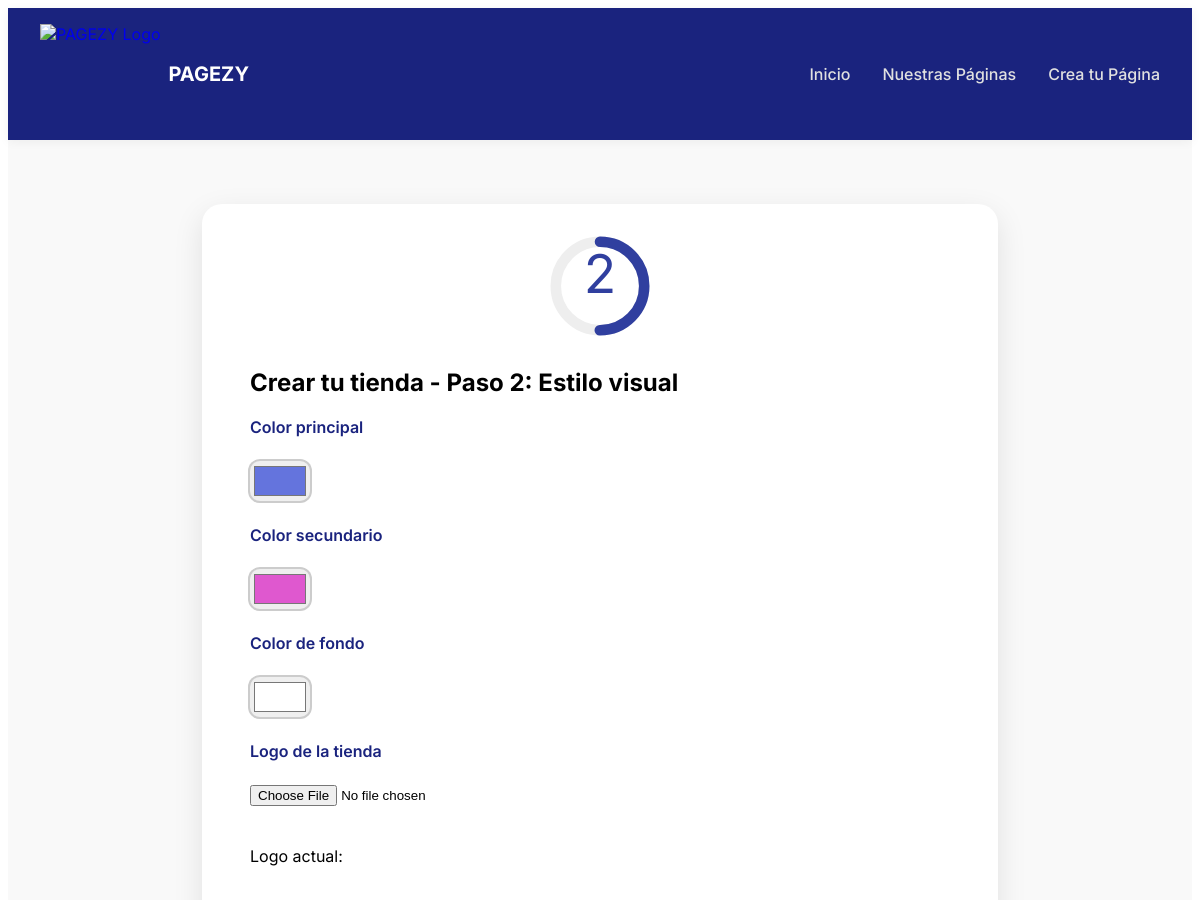
Before: /pages/create/1/colores (upper part) with the older database file.
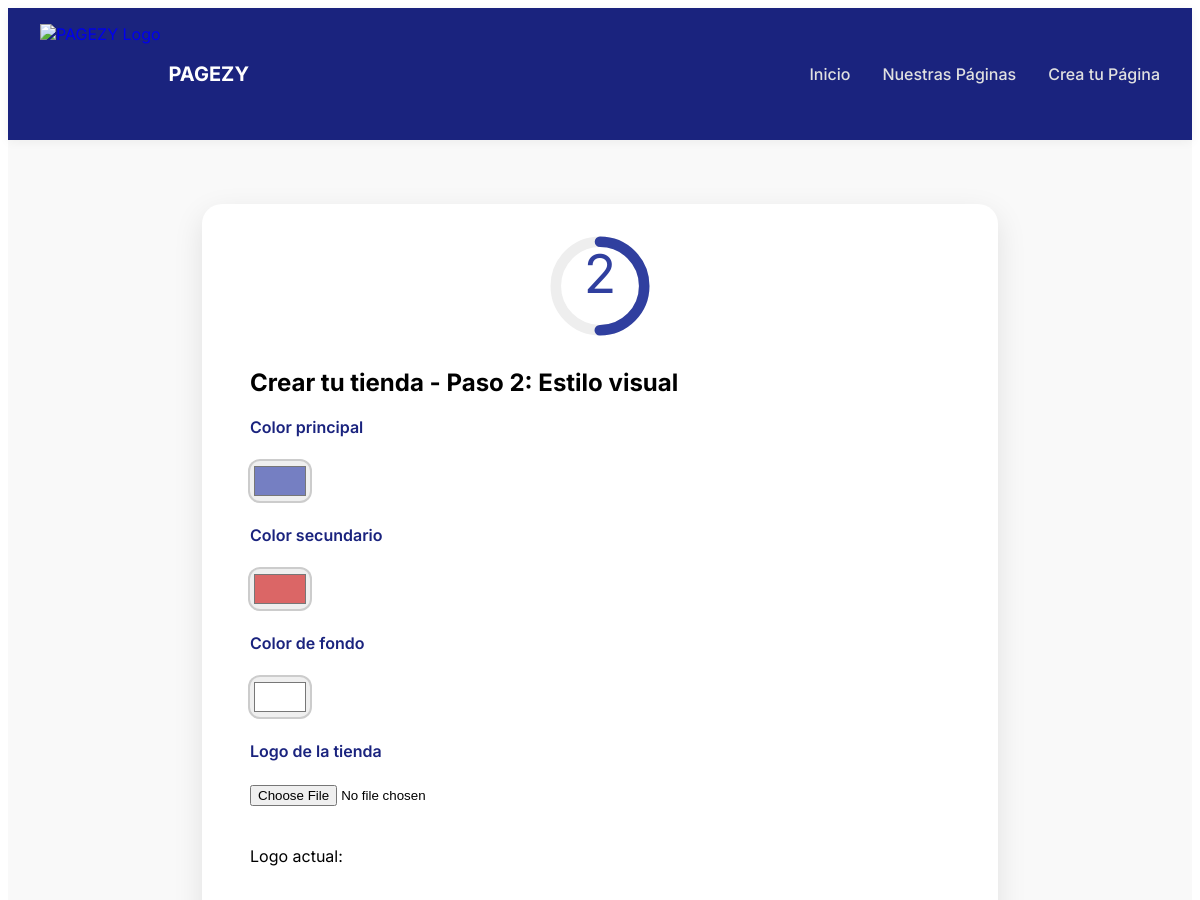
After: the same page with the newer database file.
### app/models_publicos.py (models this page shows)
class TiendaEnProceso(db.Model):
    id = db.Column(db.Integer, primary_key=True)
    nombre = db.Column(db.String(100), nullable=False)
    apellidos = db.Column(db.String(100), nullable=False)
    email = db.Column(db.String(120), unique=True, nullable=False)
    telefono = db.Column(db.String(20))
    nombre_tienda = db.Column(db.String(100), unique=True, nullable=False)
    color_principal = db.Column(db.String(7))
    color_secundario = db.Column(db.String(7))
    color_fondo = db.Column(db.String(7))
    logo_url = db.Column(db.String(255))
    tipo_web = db.Column(db.String(50))
    plantilla = db.Column(db.String(50))
    titulo_tienda = db.Column(db.String(255), nullable=True)
    imagenes_tienda = db.Column(db.Text, nullable=True)
    descripcion_portfolio = db.Column(db.Text, nullable=True)
    imagen_portfolio = db.Column(db.String(255), nullable=True)
    sobre_nosotros = db.Column(db.Text, nullable=True)
    servicios_portfolio = db.Column(db.Text, nullable=True)
    productos_seleccionados = db.Column(db.Text)
    paso_actual = db.Column(db.Integer, default=1)
    finalizado = db.Column(db.Boolean, default=False)
    ruta_db_tienda = db.Column(db.String(255))
    fecha_creacion = db.Column(db.DateTime, default=datetime.utcnow)

### app/routes/crear_web.py (the view, shortened to what this page needs)
@crear_tienda_bp.route("/<int:tienda_id>/colores", methods=["GET", "POST"])
def paso2(tienda_id):
    tienda = TiendaEnProceso.query.get_or_404(tienda_id)
    return render_template("PaginasPresentacion/crear_tienda/paso2_colores.html", tienda=tienda, paso=2)

### app/templates/PaginasPresentacion/crear_tienda/paso2_colores.html (shortened to what this page needs)
{% extends 'PaginasPresentacion/crear_tienda/base.html' %}
{% block paso_content %}
<h2>Crear tu tienda - Paso 2: Estilo visual</h2>
<form method="POST" enctype="multipart/form-data">
  <label for="color_principal">Color principal</label>
  <input type="color" name="color_principal" id="color_principal" value="{{ tienda.color_principal or '#303f9f' }}">
  <label for="color_secundario">Color secundario</label>
  <input type="color" name="color_secundario" id="color_secundario" value="{{ tienda.color_secundario or '#1a237e' }}">
  <label for="color_fondo">Color de fondo</label>
  <input type="color" name="color_fondo" id="color_fondo" value="{{ tienda.color_fondo or '#ffffff' }}">
  <label for="logo">Logo de la tienda</label>
  <input type="file" name="logo" id="logo" accept="image/*">
  {% if tienda.logo_url %}
    <p>Logo actual:</p>
  {% endif %}
</form>
{% endblock %}

Changed rows visible on the page:
changed TiendaEnProceso "#ffffff": color_principal "#6474dd" → "#757fc2"; color_secundario "#df58cf" → "#db6666"
